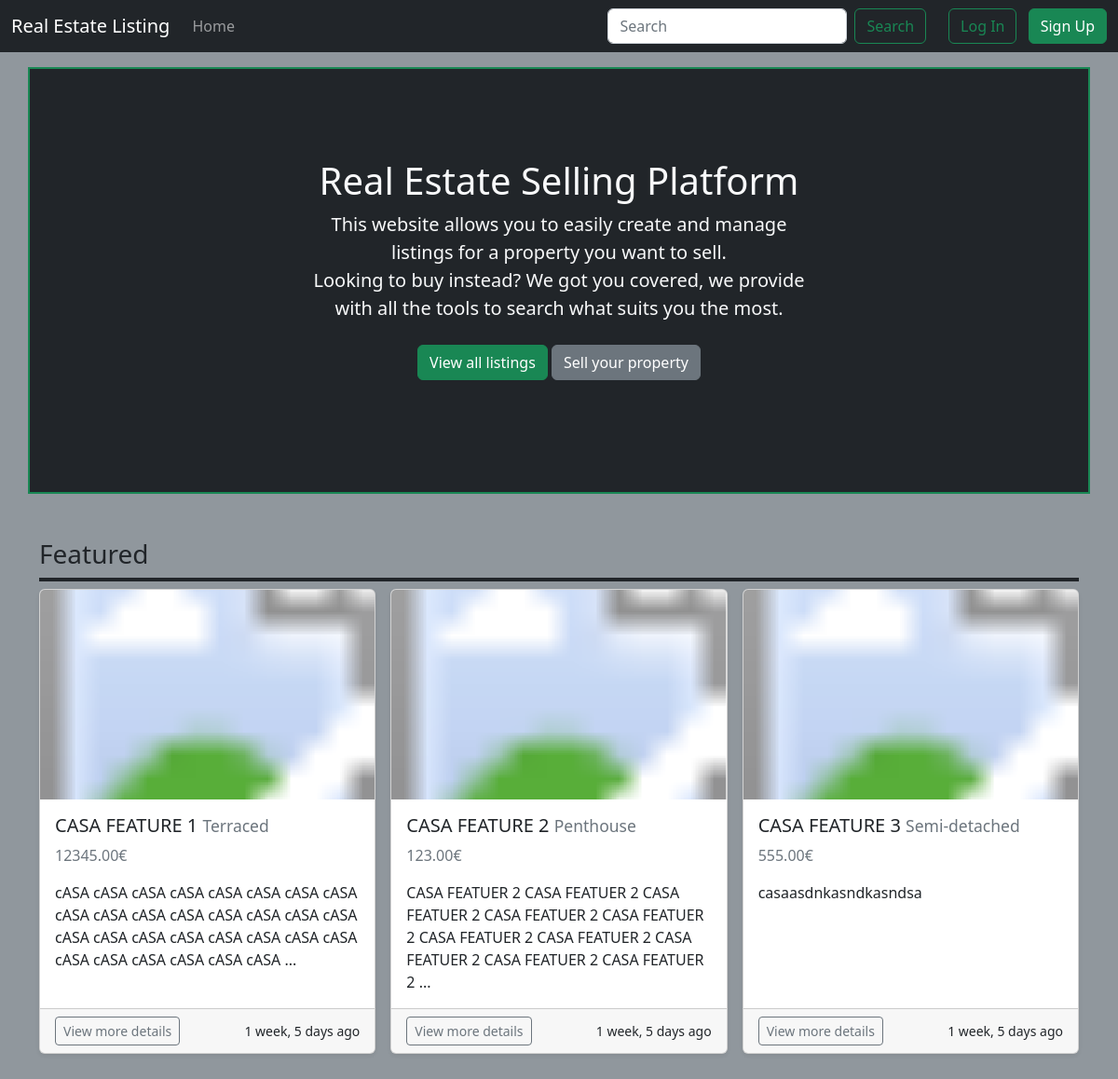
The page / on the database its author committed.
### listings/models.py (models this page shows, shortened)
class Listing(models.Model):
    title = models.CharField(max_length=100)
    description = models.TextField()
    price = models.DecimalField(max_digits=10, decimal_places=2)
    bedrooms = models.PositiveIntegerField()
    bathrooms = models.PositiveIntegerField()
    square_metres = models.PositiveIntegerField()
    listing_location = models.CharField(max_length=200)
    image = models.ImageField(upload_to=listing_image_directory_path, blank=True, null=True)
    is_published = models.BooleanField()
    is_featured = models.BooleanField(default=False)
    list_date = models.DateTimeField(auto_now_add=True)
    owner = models.ForeignKey(
        settings.AUTH_USER_MODEL,
        on_delete=models.CASCADE
    )
    category = models.ForeignKey(Category, on_delete=models.SET_NULL, null=True)

class Category(models.Model):
    name = models.CharField(max_length=50)
    slug = models.SlugField(unique=True)
    custom_objects = CustomCategoryManager()
    class Meta:
        verbose_name_plural = "Categories"
    def __str__(self):
        return self.name

### pages/views.py (the view)
# urls.py: path("", HomePageView.as_view(), name="home"),
class HomePageView(TemplateView):
    template_name = "home.html"
    def get_context_data(self, **kwargs):
        context = super().get_context_data(**kwargs)
        context["featured_listings"] = Listing.objects.filter(is_featured=True)
        return context

### pages/templatetags/custom_filters.py (called while the page is built)
@register.filter
def cut_after_chars(value, arg):
    if len(value) <= arg:
        return value
    words = value.split()
    result = ""
    count = 0
    for word in words:
        count += len(word) + 1 # +1 for the space after each word
        if count > arg:
            result += "..."
            break
        result += word + " "
    return result.strip() # remove the last space

### templates/home.html (shortened to what this page needs)
{% extends "base.html" %}
{% load custom_filters %}
{% block content %}
<section class="py-5 text-light text-center container border border-success border-2 bg-dark">
    <div class="row py-lg-5">
      <div class="col-lg-6 col-md-8 mx-auto">
        <h1 class="fw-light">Real Estate Selling Platform</h1>
        <p class="lead text-body-secondary">This website allows you to easily create and manage listings for a property you want to sell.<br>Looking to buy instead? We got you covered, we provide with all the tools to search what suits you the most.</p>
        <p>
            <a href="{% url 'property_list' %}" class="btn btn-success my-2">View all listings</a>
            {% if user.is_authenticated %}
            <a href="{% url 'listing_create' %}" class="btn btn-secondary my-2">Sell your property</a>
            {% else %}
            <a href="{% url 'login' %}" class="btn btn-secondary my-2">Sell your property</a>
            {% endif %}
        </p>
      </div>
    </div>
</section>
<div class="album py-5 bg-body-tertiary">
    <div class="container">
        <h3 class="border-bottom border-dark border-4 pb-2">Featured</h3>
      <div class="row row-cols-1 row-cols-sm-2 row-cols-md-3 g-3">
        {% for listing in featured_listings %}
        <div class="col">
          <div class="card h-100 d-flex shadow-sm">
            <svg class="bd-placeholder-img card-img-top" width="100%" height="225" xmlns="http://www.w3.org/2000/svg" role="img" aria-label="Placeholder: Thumbnail" preserveAspectRatio="xMidYMid slice" focusable="false">
                {% if listing.image %}
                <image href="{{ listing.image.url }}" width="100%" height="100%" preserveAspectRatio="xMidYMid slice"/>
                {% else %}
                <title>Placeholder</title>
                <rect width="100%" height="100%" fill="#55595c"/>
                <text x="50%" y="50%" fill="#eceeef" dy=".3em">Thumbnail</text>
                {% endif %}
            </svg>
            <div class="card-body d-flex flex-column">
                <h5 class="card-title">
                    {{ listing.title }}
                    <span class="text-muted small">{{ listing.category }}</span>
                </h5>
                <p class="card-text text-secondary">{{ listing.price }}€</p>
                <p class="card-text text-fill">{{ listing.description|cut_after_chars:150 }}</p>
            </div>
            <div class="card-footer">
              <div class="d-flex justify-content-between align-items-center">
                  <div class="btn-group">
                      <a href="{% url 'property_detail' listing.pk %}" class="btn btn-sm btn-outline-secondary">View more details</a>
                  </div>
                  <small class="text-body-secondary">{{ listing.list_date|timesince }} ago</small>
              </div>
            </div>
          </div>
        </div>
        {% endfor %}
      </div>
    </div>
  </div>
{% endblock content %}

### rows shown on the page
Listing: title "CASA FEATURE 1", category "Terraced", price "12345.00", description "cASA cASA cASA cASA cASA cASA cASA cASA cASA cASA cASA cASA cASA cASA cASA cASA cASA cASA cASA cASA cASA cASA cASA cASA cASA cASA cASA cASA cASA cASA ...", list_date "1 week, 5 days"
Listing: title "CASA FEATURE 2", category "Penthouse", price "123.00", description "CASA FEATUER 2 CASA FEATUER 2 CASA FEATUER 2 CASA FEATUER 2 CASA FEATUER 2 CASA FEATUER 2 CASA FEATUER 2 CASA FEATUER 2 CASA FEATUER 2 CASA FEATUER 2 ...", list_date "1 week, 5 days"
Listing: title "CASA FEATURE 3", category "Semi-detached", price "555.00", description "casaasdnkasndkasndsa", list_date "1 week, 5 days"
